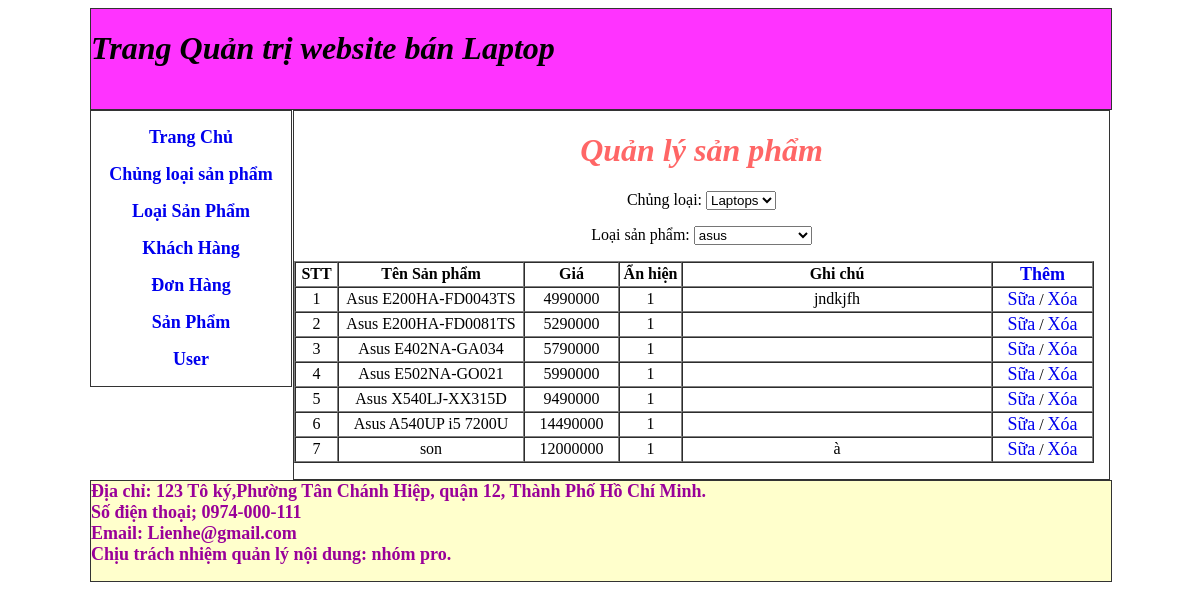
The app's page /admin/index.php?id=sp with its own data.
### tables this page shows
CREATE TABLE `sanpham` (
  `idLoai` int(11) NOT NULL,
  `idSP` int(11) NOT NULL,
  `gia` int(11) NOT NULL,
  `MoTa` text NOT NULL,
  `Tensp` varchar(50) NOT NULL,
  `ghichu` text NOT NULL,
  `Anhien` int(11) NOT NULL,
  `hinh` varchar(50) NOT NULL
);

### admin/sanpham.php (the view, shortened to what this page needs)
<div style="color:#F66"> <h1><i>Quản lý sản phẩm</i></h1></div>
<form id="form1" name="form1" method="get" action="">
  <p>
    <label for="chungloai">Chủng loại:</label>
    <select name="chungloai" id="chungloai" onchange="form1.submit();">
      <?php
		$kqCL=mysqli_query($link,"select* from chungloaisanpham");
		$idCL=0;
		while($dCL=mysqli_fetch_array($kqCL)){
			if($idCL==0) $idCL=$dCL['idCL'];
	?>
      <option value="<?php echo $dCL["idCL"];?>" <?php if(isset($_GET['chungloai']) && $_GET['chungloai'] == $dCL['idCL']) echo "selected='selected'";  ?>><?php echo $dCL["TenCL"];?></option>
      <?php }?>
    </select>
  </p>
  <p>
    <label for="lsp">Loại sản phẩm:</label>
    <select name="lsp" id="lsp" onchange="form1.submit();">
    <?php
    $kql=mysqli_query($link,"select* from loaisp where idCL={$idCL}");
	$idLoai=0;
		while($dL=mysqli_fetch_array($kql)){
			if($idLoai==0) $idLoai=$dL["idLoai"];
	?>
      <option value="<?php echo $dL["idLoai"];?>"<?php if(isset($_GET['lsp']) && $_GET['lsp'] == $dL['idLoai']){ echo "selected='selected'";  $kt=1;}?> ><?php echo $dL["tenloai"];?></option>
      <?php }?>
    </select>
  </p>
</form>
<table width="800" border="1" cellspacing="0">
    <tr>
      <th width="39" scope="col">STT</th>
      <th width="182" scope="col">Tên Sản phẩm</th>
      <th width="91" scope="col">Giá</th>
      <th width="59" scope="col">Ẩn hiện</th>
      <th width="306" scope="col">Ghi chú</th>
       <th width="97" scope="col"><a href="index.php?id=Them_sp&CL=<?php echo $idCL;?>&lsp=<?php echo $idLoai;?>">Thêm</a></th>
    </tr>
    <?php
		$kqsp=mysqli_query($link,"select* from sanpham where idLoai={$idLoai}");
		$i=1;
		while($dsp=mysqli_fetch_array($kqsp)){
	?>
    <tr>
      <td><?php echo $i; $i++;?></td>
      <td><?php echo $dsp["Tensp"];?></td>
      <td><?php echo $dsp["gia"];?></td>
      <td><?php echo $dsp["Anhien"];?></td>
      <td><?php echo $dsp["ghichu"];?></td>
      <td><a href="index.php?id=Sua_sp&idSP=<?php echo $dsp['idSP'];?>">Sữa</a> / <a href="process.php?xoaS=<?php echo $dsp['idSP'];?>">Xóa</a></td>
    </tr>
    <?php }?>
  </table>

### admin/index.php (style rules this page uses)
a { text-decoration: none; font-size: 18px; }

### records on screen
sanpham: Tensp "Asus E200HA-FD0043TS", gia "4990000", Anhien "1", ghichu "jndkjfh"
sanpham: Tensp "Asus E200HA-FD0081TS", gia "5290000", Anhien "1"
sanpham: Tensp "Asus E402NA-GA034", gia "5790000", Anhien "1"
sanpham: Tensp "Asus E502NA-GO021", gia "5990000", Anhien "1"
sanpham: Tensp "Asus X540LJ-XX315D", gia "9490000", Anhien "1"
sanpham: Tensp "Asus A540UP i5 7200U", gia "14490000", Anhien "1"
sanpham: Tensp "son", gia "12000000", Anhien "1", ghichu "à"

### other values on screen
form field chungloai "Laptops"
form field lsp "asus"
